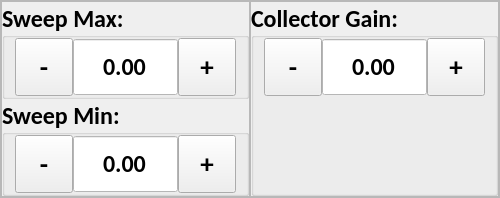
             <widget class="QFrame" name="frame_26">
              <property name="frameShape">
               <enum>QFrame::StyledPanel</enum>
              </property>
              <property name="frameShadow">
               <enum>QFrame::Raised</enum>
              </property>
              <layout class="QHBoxLayout" name="horizontalLayout_41">
               <property name="spacing">
                <number>0</number>
               </property>
               <property name="leftMargin">
                <number>0</number>
               </property>
               <property name="topMargin">
                <number>0</number>
               </property>
               <property name="rightMargin">
                <number>0</number>
               </property>
               <property name="bottomMargin">
                <number>0</number>
               </property>
               <item>
                <widget class="QFrame" name="frame_27">
                 <property name="frameShape">
                  <enum>QFrame::StyledPanel</enum>
                 </property>
                 <property name="frameShadow">
                  <enum>QFrame::Raised</enum>
                 </property>
                 <layout class="QVBoxLayout" name="verticalLayout_26">
                  <property name="spacing">
                   <number>0</number>
                  </property>
                  <property name="leftMargin">
                   <number>0</number>
                  </property>
                  <property name="topMargin">
                   <number>0</number>
                  </property>
                  <property name="rightMargin">
                   <number>0</number>
                  </property>
                  <property name="bottomMargin">
                   <number>0</number>
                  </property>
                  <item>
                   <widget class="QGroupBox" name="tlp_v_up_collector_gain_gb">
                    <property name="font">
                     <font>
                      <family>Calibri</family>
                      <pointsize>18</pointsize>
                      <weight>75</weight>
                      <bold>true</bold>
                     </font>
                    </property>
                    <property name="styleSheet">
                     <string notr="true"/>
                    </property>
                    <property name="title">
                     <string>Sweep Max:</string>
                    </property>
                    <property name="alignment">
                     <set>Qt::AlignLeading|Qt::AlignLeft|Qt::AlignVCenter</set>
                    </property>
                    <layout class="QHBoxLayout" name="horizontalLayout_42">
                     <property name="spacing">
                      <number>0</number>
                     </property>
                     <property name="leftMargin">
                      <number>10</number>
                     </property>
                     <property name="topMargin">
                      <number>0</number>
                     </property>
                     <property name="rightMargin">
                      <number>10</number>
                     </property>
                     <property name="bottomMargin">
                      <number>0</number>
                     </property>
                     <item>
                      <widget class="QToolButton" name="tlp_v_up_collector_gain_minus">
                       <property name="minimumSize">
                        <size>
                         <width>58</width>
                         <height>58</height>
                        </size>
                       </property>
                       <property name="maximumSize">
                        <size>
                         <width>58</width>
                         <height>58</height>
                        </size>
                       </property>
                       <property name="font">
                        <font>
                         <pointsize>20</pointsize>
                         <weight>75</weight>
                         <bold>true</bold>
                        </font>
                       </property>
                       <property name="text">
                        <string>-</string>
                       </property>
                      </widget>
                     </item>
                     <item>
                      <widget class="QDoubleSpinBox" name="tlp_v_up_collector_gain_input">
                       <property name="minimumSize">
                        <size>
                         <width>0</width>
                         <height>58</height>
                        </size>
                       </property>
                       <property name="maximumSize">
                        <size>
                         <width>1000</width>
                         <height>58</height>
                        </size>
                       </property>
                       <property name="font">
                        <font>
                         <family>Calibri</family>
                         <pointsize>18</pointsize>
                        </font>
                       </property>
                       <property name="focusPolicy">
                        <enum>Qt::NoFocus</enum>
                       </property>
                       <property name="layoutDirection">
                        <enum>Qt::LeftToRight</enum>
                       </property>
                       <property name="styleSheet">
                        <string notr="true">QDoubleSpinBox {
	background-color: #FFFFFF;
}</string>
                       </property>
                       <property name="alignment">
                        <set>Qt::AlignCenter</set>
                       </property>
                       <property name="readOnly">
                        <bool>true</bool>
                       </property>
                       <property name="buttonSymbols">
                        <enum>QAbstractSpinBox::NoButtons</enum>
                       </property>
                       <property name="correctionMode">
                        <enum>QAbstractSpinBox::CorrectToPreviousValue</enum>
                       </property>
                       <property name="showGroupSeparator" stdset="0">
                        <bool>false</bool>
                       </property>
                       <property name="decimals">
                        <number>2</number>
                       </property>
                       <property name="maximum">
                        <double>10000.000000000000000</double>
                       </property>
                      </widget>
                     </item>
                     <item>
                      <widget class="QToolButton" name="tlp_v_up_collector_gain_plus">
                       <property name="minimumSize">
                        <size>
                         <width>58</width>
                         <height>58</height>
                        </size>
                       </property>
                       <property name="maximumSize">
                        <size>
                         <width>16777215</width>
                         <height>58</height>
                        </size>
                       </property>
                       <property name="font">
                        <font>
                         <pointsize>20</pointsize>
                         <weight>75</weight>
                         <bold>true</bold>
                        </font>
                       </property>
                       <property name="focusPolicy">
                        <enum>Qt::NoFocus</enum>
                       </property>
                       <property name="text">
                        <string>+</string>
                       </property>
                      </widget>
                     </item>
                    </layout>
                   </widget>
                  </item>
                  <item>
                   <widget class="QGroupBox" name="tlp_v_up_amp_bias_gb">
                    <property name="font">
                     <font>
                      <family>Calibri</family>
                      <pointsize>18</pointsize>
                      <weight>75</weight>
                      <bold>true</bold>
                     </font>
                    </property>
                    <property name="title">
                     <string>Sweep Min:</string>
                    </property>
                    <property name="alignment">
                     <set>Qt::AlignLeading|Qt::AlignLeft|Qt::AlignVCenter</set>
                    </property>
                    <layout class="QHBoxLayout" name="horizontalLayout_43">
                     <property name="spacing">
                      <number>0</number>
                     </property>
                     <property name="leftMargin">
                      <number>10</number>
                     </property>
                     <property name="topMargin">
                      <number>0</number>
                     </property>
                     <property name="rightMargin">
                      <number>10</number>
                     </property>
                     <property name="bottomMargin">
                      <number>0</number>
                     </property>
                     <item>
                      <widget class="QToolButton" name="tlp_v_up_amp_bias_minus">
                       <property name="minimumSize">
                        <size>
                         <width>58</width>
                         <height>58</height>
                        </size>
                       </property>
                       <property name="maximumSize">
                        <size>
                         <width>58</width>
                         <height>58</height>
                        </size>
                       </property>
                       <property name="font">
                        <font>
                         <pointsize>20</pointsize>
                         <weight>75</weight>
                         <bold>true</bold>
                        </font>
                       </property>
                       <property name="text">
                        <string>-</string>
                       </property>
                      </widget>
                     </item>
                     <item>
                      <widget class="QDoubleSpinBox" name="tlp_v_up_amp_bias_input">
                       <property name="minimumSize">
                        <size>
                         <width>0</width>
                         <height>58</height>
                        </size>
                       </property>
                       <property name="maximumSize">
                        <size>
                         <width>1000</width>
                         <height>58</height>
                        </size>
                       </property>
                       <property name="font">
                        <font>
                         <family>Calibri</family>
                         <pointsize>18</pointsize>
                        </font>
                       </property>
                       <property name="styleSheet">
                        <string notr="true">QDoubleSpinBox {
	background-color: #FFFFFF;
}</string>
                       </property>
                       <property name="alignment">
                        <set>Qt::AlignCenter</set>
                       </property>
                       <property name="readOnly">
                        <bool>true</bool>
                       </property>
                       <property name="buttonSymbols">
                        <enum>QAbstractSpinBox::NoButtons</enum>
                       </property>
                       <property name="correctionMode">
                        <enum>QAbstractSpinBox::CorrectToPreviousValue</enum>
                       </property>
                       <property name="showGroupSeparator" stdset="0">
                        <bool>false</bool>
                       </property>
                       <property name="decimals">
                        <number>2</number>
                       </property>
                       <property name="maximum">
                        <double>10000.000000000000000</double>
                       </property>
                      </widget>
                     </item>
                     <item>
                      <widget class="QToolButton" name="tlp_v_up_amp_bias_plus">
                       <property name="minimumSize">
                        <size>
                         <width>58</width>
                         <height>58</height>
                        </size>
                       </property>
                       <property name="maximumSize">
                        <size>
                         <width>16777215</width>
                         <height>58</height>
                        </size>
                       </property>
                       <property name="font">
                        <font>
                         <pointsize>20</pointsize>
                         <weight>75</weight>
                         <bold>true</bold>
                        </font>
                       </property>
                       <property name="focusPolicy">
                        <enum>Qt::NoFocus</enum>
                       </property>
                       <property name="text">
                        <string>+</string>
                       </property>
                      </widget>
                     </item>
                    </layout>
                   </widget>
                  </item>
                 </layout>
                </widget>
               </item>
               <item>
                <widget class="QFrame" name="frame_28">
                 <property name="frameShape">
                  <enum>QFrame::StyledPanel</enum>
                 </property>
                 <property name="frameShadow">
                  <enum>QFrame::Raised</enum>
                 </property>
                 <layout class="QVBoxLayout" name="verticalLayout_27">
                  <property name="spacing">
                   <number>0</number>
                  </property>
                  <property name="leftMargin">
                   <number>0</number>
                  </property>
                  <property name="topMargin">
                   <number>0</number>
                  </property>
                  <property name="rightMargin">
                   <number>0</number>
                  </property>
                  <property name="bottomMargin">
                   <number>0</number>
                  </property>
                  <item>
                   <widget class="QGroupBox" name="tlp_v_float_collect_gain_gb">
                    <property name="font">
                     <font>
                      <family>Calibri</family>
                      <pointsize>18</pointsize>
                      <weight>75</weight>
                      <bold>true</bold>
                     </font>
                    </property>
                    <property name="styleSheet">
                     <string notr="true"/>
                    </property>
                    <property name="title">
                     <string>Collector Gain:</string>
                    </property>
                    <property name="alignment">
                     <set>Qt::AlignLeading|Qt::AlignLeft|Qt::AlignVCenter</set>
                    </property>
                    <layout class="QHBoxLayout" name="horizontalLayout_44">
                     <property name="spacing">
                      <number>0</number>
                     </property>
                     <property name="leftMargin">
                      <number>10</number>
                     </property>
                     <property name="topMargin">
                      <number>0</number>
                     </property>
                     <property name="rightMargin">
                      <number>10</number>
                     </property>
                     <property name="bottomMargin">
                      <number>0</number>
                     </property>
                     <item alignment="Qt::AlignTop">
                      <widget class="QToolButton" name="tlp_v_float_collect_gain_minus">
                       <property name="minimumSize">
                        <size>
                         <width>58</width>
                         <height>58</height>
                        </size>
                       </property>
                       <property name="maximumSize">
                        <size>
                         <width>58</width>
                         <height>58</height>
                        </size>
                       </property>
                       <property name="font">
                        <font>
                         <pointsize>20</pointsize>
                         <weight>75</weight>
                         <bold>true</bold>
                        </font>
                       </property>
                       <property name="text">
                        <string>-</string>
                       </property>
                      </widget>
                     </item>
                     <item alignment="Qt::AlignTop">
                      <widget class="QDoubleSpinBox" name="tlp_v_float_collect_gain_input">
                       <property name="minimumSize">
                        <size>
                         <width>0</width>
                         <height>58</height>
                        </size>
                       </property>
                       <property name="maximumSize">
                        <size>
                         <width>1000</width>
                         <height>58</height>
                        </size>
                       </property>
                       <property name="font">
                        <font>
                         <family>Calibri</family>
                         <pointsize>18</pointsize>
                        </font>
                       </property>
                       <property name="focusPolicy">
                        <enum>Qt::NoFocus</enum>
                       </property>
                       <property name="layoutDirection">
                        <enum>Qt::LeftToRight</enum>
                       </property>
                       <property name="styleSheet">
                        <string notr="true">QDoubleSpinBox {
	background-color: #FFFFFF;
}</string>
                       </property>
                       <property name="alignment">
                        <set>Qt::AlignCenter</set>
                       </property>
                       <property name="readOnly">
                        <bool>true</bool>
                       </property>
                       <property name="buttonSymbols">
                        <enum>QAbstractSpinBox::NoButtons</enum>
                       </property>
                       <property name="correctionMode">
                        <enum>QAbstractSpinBox::CorrectToPreviousValue</enum>
                       </property>
                       <property name="showGroupSeparator" stdset="0">
                        <bool>false</bool>
                       </property>
                       <property name="decimals">
                        <number>2</number>
                       </property>
                       <property name="maximum">
                        <double>10000.000000000000000</double>
                       </property>
                      </widget>
                     </item>
                     <item alignment="Qt::AlignTop">
                      <widget class="QToolButton" name="tlp_v_float_collect_gain_plus">
                       <property name="minimumSize">
                        <size>
                         <width>58</width>
                         <height>58</height>
                        </size>
                       </property>
                       <property name="maximumSize">
                        <size>
                         <width>16777215</width>
                         <height>58</height>
                        </size>
                       </property>
                       <property name="font">
                        <font>
                         <pointsize>20</pointsize>
                         <weight>75</weight>
                         <bold>true</bold>
                        </font>
                       </property>
                       <property name="focusPolicy">
                        <enum>Qt::NoFocus</enum>
                       </property>
                       <property name="text">
                        <string>+</string>
                       </property>
                      </widget>
                     </item>
                    </layout>
                   </widget>
                  </item>
                 </layout>
                </widget>
               </item>
              </layout>
             </widget>
